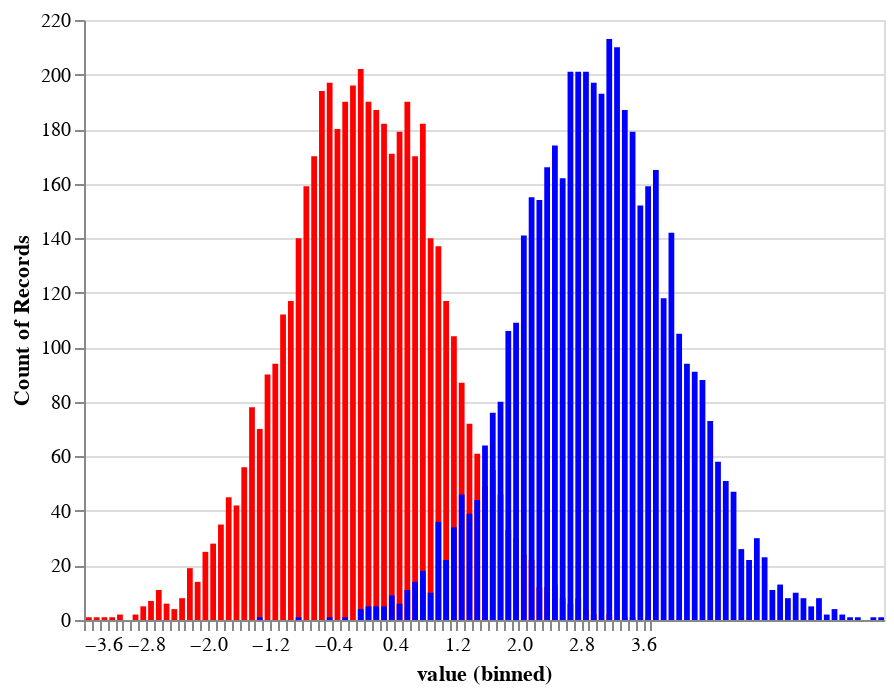

Source (notebook cell):
### Markdown cell above
The mean is referred to as the first location - it specifies where the nomral distribution is centered

### Code cell
def plot_histogram_normal(mean, std_dev, color):
    distribution = stats.norm(mean, std_dev)
    normal_values = pd.DataFrame({'value':distribution.rvs(5000)})
    
    chart = alt.Chart(normal_values).mark_bar().encode(
        alt.X('value', bin=alt.Bin(maxbins=100)),
        y='count()',
        color = alt.value(color))
    return chart

chart_1 = plot_histogram_normal(0,1,'red')
chart_2 = plot_histogram_normal(3,1,'blue')
chart_1 + chart_2

### Figure 1 — Vega-Lite specification as saved in the notebook (floating-point values rounded to 4 significant figures; data arrays with more than 128 entries replaced by an {"elided": "..."} marker saying what was removed)
{"config": {"view": {"continuousWidth": 400, "continuousHeight": 300}}, "layer": [{"data": {"name": "data-5e755e5476dbea68bd486d4c48d5d511"}, "mark": "bar", "encoding": {"color": {"value": "red"}, "x": {"type": "quantitative", "bin": {"maxbins": 100}, "field": "value"}, "y": {"type": "quantitative", "aggregate": "count"}}}, {"data": {"name": "data-5c09b89ebcc73e812c5c164677c7f935"}, "mark": "bar", "encoding": {"color": {"value": "blue"}, "x": {"type": "quantitative", "bin": {"maxbins": 100}, "field": "value"}, "y": {"type": "quantitative", "aggregate": "count"}}}], "$schema": "https://vega.github.io/schema/vega-lite/v4.8.1.json", "datasets": {"data-5e755e5476dbea68bd486d4c48d5d511": {"elided": "5000 records"}, "data-5c09b89ebcc73e812c5c164677c7f935": {"elided": "5000 records"}}}
